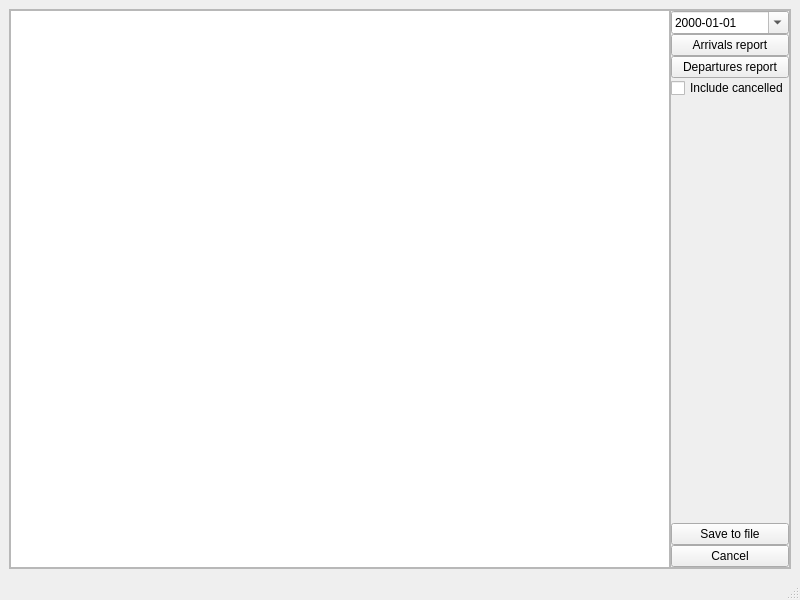
<?xml version="1.0" encoding="UTF-8"?>
<ui version="4.0">
 <class>ReportWindow</class>
 <widget class="QMainWindow" name="ReportWindow">
  <property name="geometry">
   <rect>
    <x>0</x>
    <y>0</y>
    <width>800</width>
    <height>600</height>
   </rect>
  </property>
  <property name="windowTitle">
   <string>Generate report</string>
  </property>
  <widget class="QWidget" name="centralwidget">
   <layout class="QHBoxLayout" name="horizontalLayout_2">
    <item>
     <widget class="QFrame" name="frame">
      <property name="frameShape">
       <enum>QFrame::StyledPanel</enum>
      </property>
      <property name="frameShadow">
       <enum>QFrame::Raised</enum>
      </property>
      <layout class="QHBoxLayout" name="horizontalLayout">
       <property name="spacing">
        <number>0</number>
       </property>
       <property name="leftMargin">
        <number>0</number>
       </property>
       <property name="topMargin">
        <number>0</number>
       </property>
       <property name="rightMargin">
        <number>0</number>
       </property>
       <property name="bottomMargin">
        <number>0</number>
       </property>
       <item>
        <widget class="QTableWidget" name="reports_twidget">
         <property name="editTriggers">
          <set>QAbstractItemView::NoEditTriggers</set>
         </property>
        </widget>
       </item>
       <item>
        <widget class="QFrame" name="frame_2">
         <property name="frameShape">
          <enum>QFrame::StyledPanel</enum>
         </property>
         <property name="frameShadow">
          <enum>QFrame::Raised</enum>
         </property>
         <layout class="QVBoxLayout" name="verticalLayout">
          <property name="spacing">
           <number>0</number>
          </property>
          <property name="leftMargin">
           <number>0</number>
          </property>
          <property name="topMargin">
           <number>0</number>
          </property>
          <property name="rightMargin">
           <number>0</number>
          </property>
          <property name="bottomMargin">
           <number>0</number>
          </property>
          <item>
           <widget class="QDateEdit" name="report_daddit">
            <property name="displayFormat">
             <string>yyyy-MM-dd</string>
            </property>
            <property name="calendarPopup">
             <bool>true</bool>
            </property>
           </widget>
          </item>
          <item>
           <widget class="QPushButton" name="arrReport_btn">
            <property name="text">
             <string>Arrivals report</string>
            </property>
           </widget>
          </item>
          <item>
           <widget class="QPushButton" name="depReport_btn">
            <property name="text">
             <string>Departures report</string>
            </property>
           </widget>
          </item>
          <item>
           <widget class="QCheckBox" name="incCanc_chbx">
            <property name="text">
             <string>Include cancelled</string>
            </property>
           </widget>
          </item>
          <item>
           <spacer name="verticalSpacer">
            <property name="orientation">
             <enum>Qt::Vertical</enum>
            </property>
            <property name="sizeHint" stdset="0">
             <size>
              <width>20</width>
              <height>40</height>
             </size>
            </property>
           </spacer>
          </item>
          <item>
           <widget class="QPushButton" name="save_btn">
            <property name="text">
             <string>Save to file</string>
            </property>
           </widget>
          </item>
          <item>
           <widget class="QPushButton" name="canc_btn">
            <property name="text">
             <string>Cancel</string>
            </property>
           </widget>
          </item>
         </layout>
        </widget>
       </item>
      </layout>
     </widget>
    </item>
   </layout>
  </widget>
  <widget class="QMenuBar" name="menubar">
   <property name="geometry">
    <rect>
     <x>0</x>
     <y>0</y>
     <width>800</width>
     <height>22</height>
    </rect>
   </property>
  </widget>
  <widget class="QStatusBar" name="statusbar"/>
 </widget>
 <resources/>
 <connections/>
</ui>
